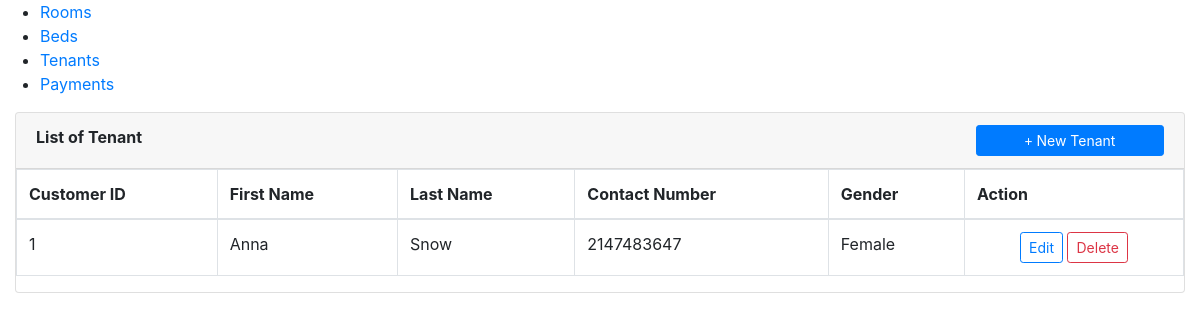
The app's page /client/pages/Tenants.php, older data.
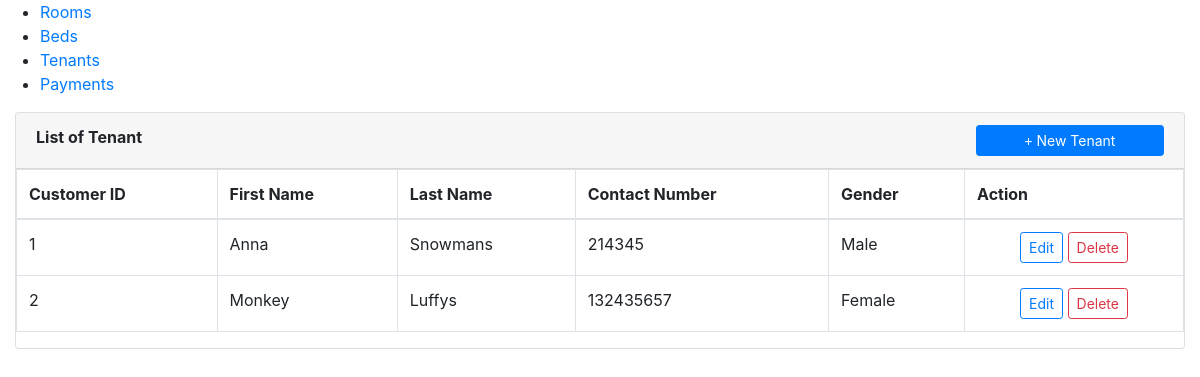
The same page, newer data.
### tables this page shows
CREATE TABLE `customer` (
  `customer_id` int(11) NOT NULL,
  `first_name` varchar(225) DEFAULT NULL,
  `last_name` varchar(225) DEFAULT NULL,
  `contact_number` int(11) NOT NULL,
  `gender` varchar(225) DEFAULT NULL
);

### server/database/db_connections.php (called while the page is built)
<?php
function connections()
{
    $servername = "localhost";
    $username = "root";
    $password = "";
    $database = "boarding_house";
    try {
        $conn = new PDO("mysql:host=$servername;dbname=$database", $username, $password);
        $conn->setAttribute(PDO::ATTR_ERRMODE, PDO::ERRMODE_EXCEPTION);
        return $conn;
    } catch (PDOException $e) {
        die("Connection failed: " . $e->getMessage());
    }
}
?>

### server/database/models/Tenants_model.php (called while the page is built, shortened)
<?php
require_once dirname(__DIR__, 2) . '/database/db_connections.php';
class TenantsModel
{
    private $connect;
    public function __construct()
    {
        $this->connect = connections();
    }
    public function getAllTenants()
    {
        try {
            $stmt = $this->connect->query('SELECT * FROM customer');
            $tenants = $stmt->fetchAll(PDO::FETCH_ASSOC);
            return $tenants;
        } catch (PDOException $e) {
            throw new Exception("Error fetching tenants: " . $e->getMessage());
        }
    }
}
?>

### client/pages/Tenants.php (the view, shortened to what this page needs)
<?php
include_once ('../../server/database/models/tenants_model.php');
include_once ('../../server/app/actionsHandler.php');
$tenantsModel = new TenantsModel();
try {
    $tenants = $tenantsModel->getAllTenants();
} catch (Exception $e) {
    $error = 'Error fetching tenants data: ' . $e->getMessage();
}
?>
<?php include_once ('../includes/header.php'); ?>
<body>
    <?php include_once ('../includes/navbar.php'); ?>
    <div class="col-md-12">
        <div class="card">
            <div class="card-header">
                <b>List of Tenant</b>
                <span class="float:right"><a class="btn btn-primary btn-block btn-sm col-sm-2 float-right"
                        href="javascript:void(0)" id="new_tenant">
                        <i class="fa fa-plus"></i> New Tenant
                    </a></span>
            </div>
            <div class="table-responsive">
                <table class="table table-bordered">
                    <thead>
                        <tr>
                            <th>Customer ID</th>
                            <th>First Name</th>
                            <th>Last Name</th>
                            <th>Contact Number</th>
                            <th>Gender</th>
                            <th>Action</th>
                        </tr>
                    </thead>
                    <tbody>
                        <?php foreach ($tenants as $tenant): ?>
                            <tr>
                                <td><?php echo $tenant['customer_id']; ?></td>
                                <td><?php echo $tenant['first_name']; ?></td>
                                <td><?php echo $tenant['last_name']; ?></td>
                                <td><?php echo $tenant['contact_number']; ?></td>
                                <td><?php echo $tenant['gender']; ?></td>
                                <td class="text-center">
                                    <button class="btn btn-sm btn-outline-primary edit_tenant" type="button"
                                        data-id="<?php echo $tenant['customer_id']; ?>"> Edit</button>
                                    <button class="btn btn-sm btn-outline-danger delete_tenant" type="button"
                                        data-id="<?php echo $tenant['customer_id']; ?>">Delete</button>
                                </td>
                            </tr>
                        <?php endforeach; ?>
                    </tbody>
                </table>
            </div>
        </div>
</body>
</html>

Row changes from the older to the newer data that the page shows:
changed customer "Anna": last_name "Snow" → "Snowmans"; contact_number "2147483647" → "214345"; gender "Female" → "Male"
added customer: customer_id "2", first_name "Monkey", last_name "Luffys", contact_number "132435657", gender "Female"
